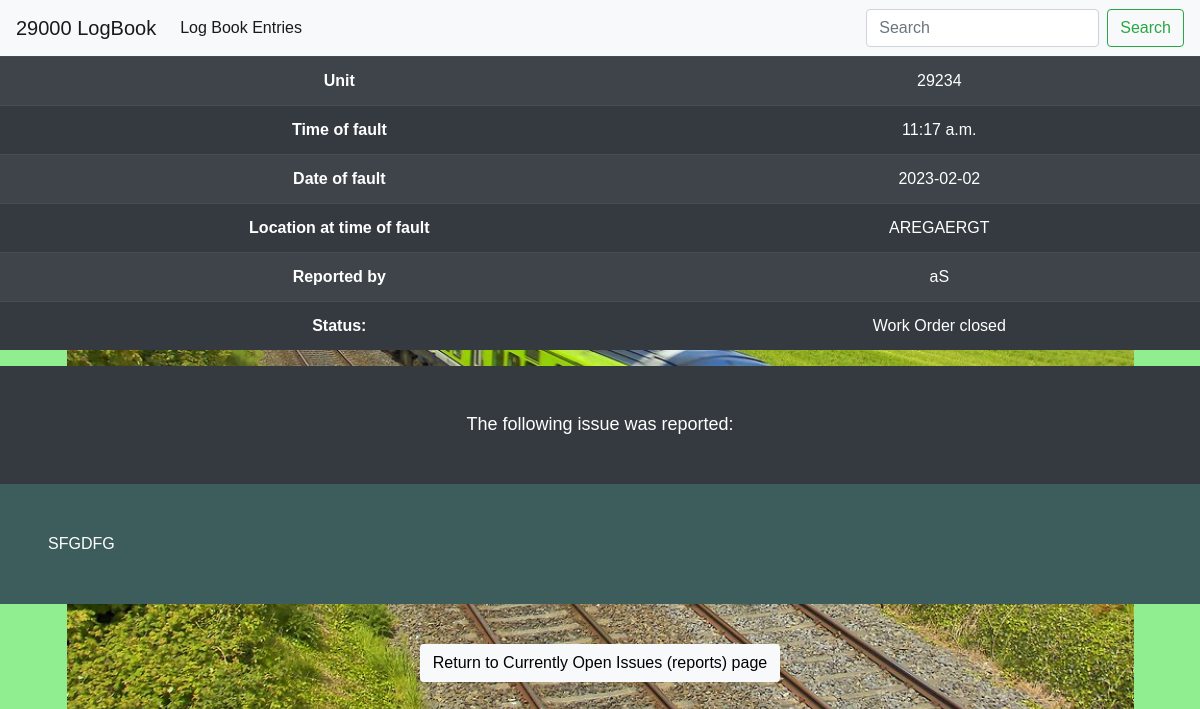
/report_detail.html/17/, run on the app's committed database.
### report/models.py (models this page shows, shortened)
class Logbook_report(models.Model):
    Grade = models.CharField(max_length=25, default='Driver')
    driver_name = models.CharField(max_length=50)
    driver_email = models.EmailField(blank=True)  # blank =  make optional
    unit = models.IntegerField(default=29)
    location_at_time_of_fault = models.TextField(max_length=60)
    time_of_fault = models.TimeField(null=True, blank=True)
    date_of_fault = models.TextField()
    details_of_defect = models.TextField()
    report_read = models.BooleanField(default=False)
    work_order_created = models.BooleanField(default=False)
    driver_responded_to = models.BooleanField(default=False)
    work_order_closed = models.BooleanField(default=False)
    class Meta:
        ordering = ['date_of_fault']

### report/views.py (the view)
# urls.py: path('report_detail.html/<logbook_report_id>/', views.report_detail, name='report_detail'),
def report_detail(request, logbook_report_id):
    report = get_object_or_404(Logbook_report, pk=logbook_report_id)
    context = {
        'report': report,
    }
    return render(request, 'report_detail.html', context)

### report/templates/report_detail.html
{% extends "base.html" %}
{% load static %}
{% load crispy_forms_tags%}
{% block content %}
<div class="no-margin">
    <table class="text-align table table-striped table-dark">
        <tbody>
            <tr>
                <th scope="row">Unit</th>
                <td>{{ report.unit }}</td>
            </tr>
            <tr>
                <th scope="row">Time of fault</th>
                <td>{{ report.time_of_fault }}</td>
            </tr>
            <tr>
                <th scope="row">Date of fault</th>
                <td>{{ report.date_of_fault }}</td>
            </tr>
            <tr>
                <th scope="row">Location at time of fault</th>
                <td>{{ report.location_at_time_of_fault }}</td>
            </tr>
            <tr>
                <th scope="row">Reported by</th>
                <td >{{ report.driver_name }}</td>
            </tr>
            <tr>
                <th scope="row">Status:</th>
                <td >
                    {% if report.report_read and report.work_order_closed and report.work_order_created %}
                             Work Order closed
                      {% elif report.work_order_created %}
                      Work Order created
                    {% else %}
                    Issue has been seen by dsm
                      {% endif %}
                     </td>
            </tr>
        </tbody>
    </table>
</div>
<div>
    <h5 class="bg-dark detail-heading text-align text-white">The following issue was reported:</h5>
    <p class="text-white">
        {{ report.details_of_defect }}
    </p>
</div>
<div class="back-btn text-align">
    <a class="btn btn-signup bg-light" href="{% url 'reports_list' %}">Return to Currently Open Issues (reports) page</a>
</div>
{% endblock %}

### static/css/style.css (style rules this page uses)
body { background: lightgreen url("/media/29000\ _image.jpg") no-repeat center center; background-size: auto 100%; padding:0; margin:0; height:100%; font-family: 'Maven Pro', sans-serif; min-height: 100vh; display: flex; flex-direction: column; margin: 0; }
.text-align { text-align: center; }
.btn-signup { background-color:antiquewhite; color:black; margin: 2%; }
.detail-heading { width:100%; padding: 4%; }
.detail-heading { font-size: large; }
p { padding: 4%; background-color: #3d5c5c; }
h5 { margin: 0; }
div { margin: 0px; margin: 0; padding: 0; }
.back-btn { padding: 0; }

### data on the page
Logbook_report: unit "29234", time_of_fault "11:17 a.m.", date_of_fault "2023-02-02", location_at_time_of_fault "AREGAERGT", driver_name "aS", details_of_defect "SFGDFG"
